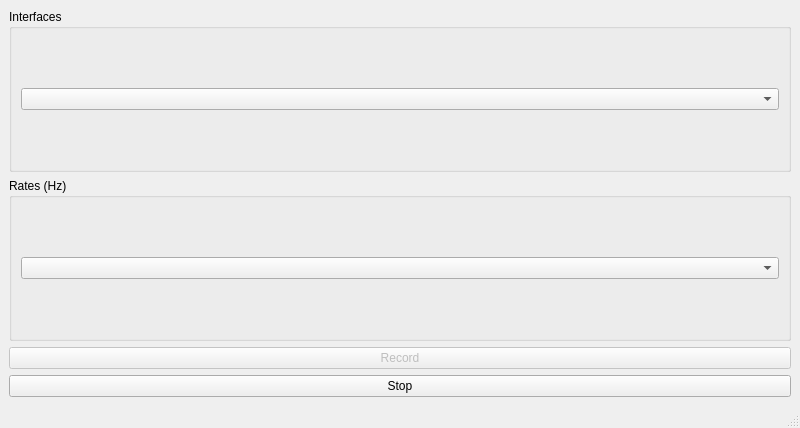
<?xml version="1.0" encoding="UTF-8"?>
<ui version="4.0">
 <class>MainWindow</class>
 <widget class="QMainWindow" name="MainWindow">
  <property name="geometry">
   <rect>
    <x>0</x>
    <y>0</y>
    <width>800</width>
    <height>428</height>
   </rect>
  </property>
  <property name="windowTitle">
   <string>Mic Recorder</string>
  </property>
  <widget class="QWidget" name="centralwidget">
   <layout class="QGridLayout" name="gridLayout_2">
    <item row="0" column="0">
     <widget class="QGroupBox" name="groupBox">
      <property name="title">
       <string>Interfaces</string>
      </property>
      <layout class="QGridLayout" name="gridLayout">
       <item row="0" column="0">
        <widget class="QComboBox" name="comboBox"/>
       </item>
      </layout>
     </widget>
    </item>
    <item row="1" column="0">
     <widget class="QGroupBox" name="groupBox_2">
      <property name="title">
       <string>Rates (Hz)</string>
      </property>
      <layout class="QGridLayout" name="gridLayout_3">
       <item row="0" column="0">
        <widget class="QComboBox" name="comboBox_2"/>
       </item>
      </layout>
     </widget>
    </item>
    <item row="2" column="0">
     <widget class="QPushButton" name="pushButton">
      <property name="enabled">
       <bool>false</bool>
      </property>
      <property name="text">
       <string>Record</string>
      </property>
     </widget>
    </item>
    <item row="3" column="0">
     <widget class="QPushButton" name="pushButton_2">
      <property name="text">
       <string>Stop</string>
      </property>
     </widget>
    </item>
   </layout>
  </widget>
  <widget class="QMenuBar" name="menubar">
   <property name="geometry">
    <rect>
     <x>0</x>
     <y>0</y>
     <width>800</width>
     <height>39</height>
    </rect>
   </property>
  </widget>
  <widget class="QStatusBar" name="statusbar"/>
 </widget>
 <resources/>
 <connections/>
</ui>
